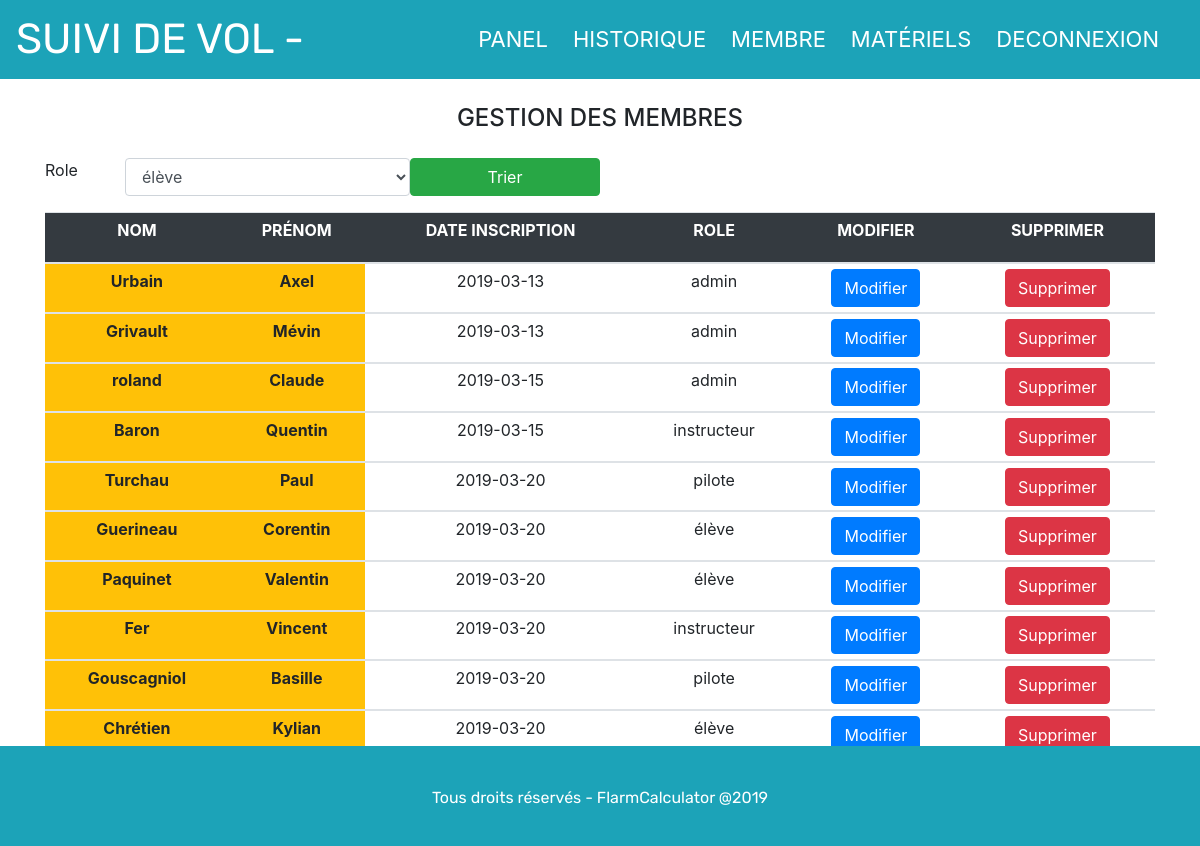
The app's page /PanelAdmin/list_member.php (signed in) with its own data.
### tables this page shows
CREATE TABLE `membre` (
  `id` int(11) NOT NULL,
  `nom` varchar(255) NOT NULL,
  `prenom` varchar(255) NOT NULL,
  `password` varchar(255) NOT NULL,
  `Date_inscription` date NOT NULL,
  `id_role` int(11) NOT NULL
);

CREATE TABLE `roles` (
  `id` int(11) NOT NULL,
  `role` varchar(255) NOT NULL
);

### PanelAdmin/list_member.php (the view, shortened to what this page needs)
<?php
require('../function/function.php');
require_once '../function/db-config.php';
?>
<!DOCTYPE html>
<html lang="fr" dir="ltr">
  <?php include('../include/admin/header.php'); ?>
  <body>
    <?php include('../include/admin/navbar.php'); ?>
    <div class="title">
      <center>
        <h4 class="">Gestion des membres</h4>
      </center>
    </div>
    <div class="container">
          <div class="row">
            <div class="col-md-6 col-lg-6">
                <form class="form-group" action="list_member.php" method="post">
                  <div class="row">
                    <label class="col-lg-2 col-md-2" for="">Role</label>
                    <select class="col-lg-6 col-md-6 form-control" name="select_role">
                      <?php
                      $resultat = $bdd->query("SELECT * FROM roles");
                      while ($donnes = $resultat->fetch())
                      {
                        echo "<option value=".$donnes['role'].">".$donnes['role']."</option>";
                      }
                       ?>
                    </select>
                    <button class="col-lg-4 col-md-4 btn btn-success" type="submit" name="button_select_role">Trier</button>
                  </div>
                </form>
            </div>
          </div>
          <div class="table table-stock">
            <?php
            $page = (!empty($_GET['page']) ? $_GET['page'] : 1);
            $limite = 10;
            $debut = ($page-1) * $limite;
            if (isset($_POST['button_select_role'])) {
              $RecupRole = $_POST['select_role'];
              if($RecupRole == "admin")
              {
                $req = $bdd->prepare("SELECT SQL_CALC_FOUND_ROWS membre.id, membre.nom, membre.prenom, membre.password, membre.Date_inscription, roles.role
                FROM membre
                INNER JOIN roles ON membre.id_role = roles.id
                WHERE roles.role = 'admin' LIMIT :limite OFFSET :debut ");
              }
              if($RecupRole == "élève")
              {
                $req = $bdd->prepare("SELECT SQL_CALC_FOUND_ROWS membre.id, membre.nom, membre.prenom, membre.password, membre.Date_inscription, roles.role
                FROM membre
                INNER JOIN roles ON membre.id_role = roles.id
                WHERE roles.role = 'élève' LIMIT :limite OFFSET :debut ");
              }
              if($RecupRole == "instructeur")
              {
                $req = $bdd->prepare("SELECT SQL_CALC_FOUND_ROWS membre.id, membre.nom, membre.prenom, membre.password, membre.Date_inscription, roles.role
                FROM membre
                INNER JOIN roles ON membre.id_role = roles.id
                WHERE roles.role = 'instructeur' LIMIT :limite OFFSET :debut ");
              }
              if($RecupRole == "pilote")
              {
                $req = $bdd->prepare("SELECT SQL_CALC_FOUND_ROWS membre.id, membre.nom, membre.prenom, membre.password, membre.Date_inscription, roles.role
                FROM membre
                INNER JOIN roles ON membre.id_role = roles.id
                WHERE roles.role = 'pilote' LIMIT :limite OFFSET :debut ");
              }
            }
            else
            {
              $req = $bdd->prepare("SELECT SQL_CALC_FOUND_ROWS membre.id, membre.nom, membre.prenom, membre.password, membre.Date_inscription, roles.role
              FROM membre
              INNER JOIN roles ON membre.id_role = roles.id
              LIMIT :limite OFFSET :debut");
            }
            $req->bindValue('limite', $limite, PDO::PARAM_INT);
            $req->bindValue('debut', $debut, PDO::PARAM_INT);
            $req->execute();
            ?>
        <table class="table table-sm">
          <caption>Liste des membres</caption>
          <thead>
          <tr class="bg-dark">
            <th class="text-uppercase th-membre" scope="col"><p> Nom </p></th>
            <th class="text-uppercase th-membre" scope="col"><p> Prénom </p></th>
            <th class="text-uppercase th-membre" scope="col"><p> Date Inscription </p></th>
            <th class="text-uppercase th-membre" scope="col"><p> Role</p></th>
            <th class="text-uppercase th-membre" scope="col"><p> Modifier</p></th>
            <th class="text-uppercase th-membre" scope="col"><p> Supprimer</p></th>
          </tr>
          </thead>
          <tbody>
          <tr>
            <?php while($row = $req->fetch()){ ?>
              <th scope="row" class="bg-warning"><?php echo $row['nom']; ?></th>
              <th scope="row" class="bg-warning"><?php echo $row['prenom']; ?></th>
              <td><?php echo $row['Date_inscription']; ?></td>
              <td><?php echo $row['role']; ?></td>
              <?php echo '<td>'.'<a class="btn btn-primary"  href="edit.php?id='.$row['id'].'">'."Modifier".'</a>'.'</th>'; ?>
              <?php echo '<td>'.'<a class="btn btn-danger" name="button_delete_user" href="delete.php?id='.$row['id'].'">'."Supprimer".'</a>'.'</th>'; ?>
          </tr>
        </tbody>
        <?php }
        $resultFoundRows = $bdd->query("SELECT found_rows()");
        $nombreElementsTotal = $resultFoundRows->fetchColumn();
        $nombreDePages = ceil($nombreElementsTotal / $limite);
        ?>
        </table>
           ?><a href="?page=<?php echo $page-1; ?>">Page précedente</a> - <?php
         for($i = 1; $i <= $nombreDePages; $i++)
         {
           ?><a href="?page=<?php echo $i; ?>"><?php echo $i; ?></a> <?php
         }
        if($page < $nombreDePages)
        {
          ?> - <a href="?page=<?php echo $page+1; ?>">Page suivante</a><?php
        }
        ?>
        </div>
    </div>
    <?php include('../include/footer.php'); ?>
  </body>
</html>

### css/style.css (style rules this page uses)
html { height: 100%; }
body { margin:0; padding: 0; min-height: 100%; position: relative; }
.title { text-transform: uppercase; font-size: 38px; margin-top:25px; margin-bottom: 25px; }
table { text-align: center; }
.th-membre { color: #FFFFFF; }

### records on screen
membre: nom "Urbain", prenom "Axel", Date_inscription "2019-03-13", id_role.role "admin"
membre: nom "Grivault", prenom "Mévin", Date_inscription "2019-03-13", id_role.role "admin"
membre: nom "roland", prenom "Claude", Date_inscription "2019-03-15", id_role.role "admin"
membre: nom "Baron", prenom "Quentin", Date_inscription "2019-03-15", id_role.role "instructeur"
membre: nom "Turchau", prenom "Paul", Date_inscription "2019-03-20", id_role.role "pilote"
membre: nom "Guerineau", prenom "Corentin", Date_inscription "2019-03-20", id_role.role "élève"
membre: nom "Paquinet", prenom "Valentin", Date_inscription "2019-03-20", id_role.role "élève"
membre: nom "Fer", prenom "Vincent", Date_inscription "2019-03-20", id_role.role "instructeur"
membre: nom "Gouscagniol", prenom "Basille", Date_inscription "2019-03-20", id_role.role "pilote"
membre: nom "Chrétien", prenom "Kylian", Date_inscription "2019-03-20", id_role.role "élève"

### other values on screen
form field select_role "élève"
